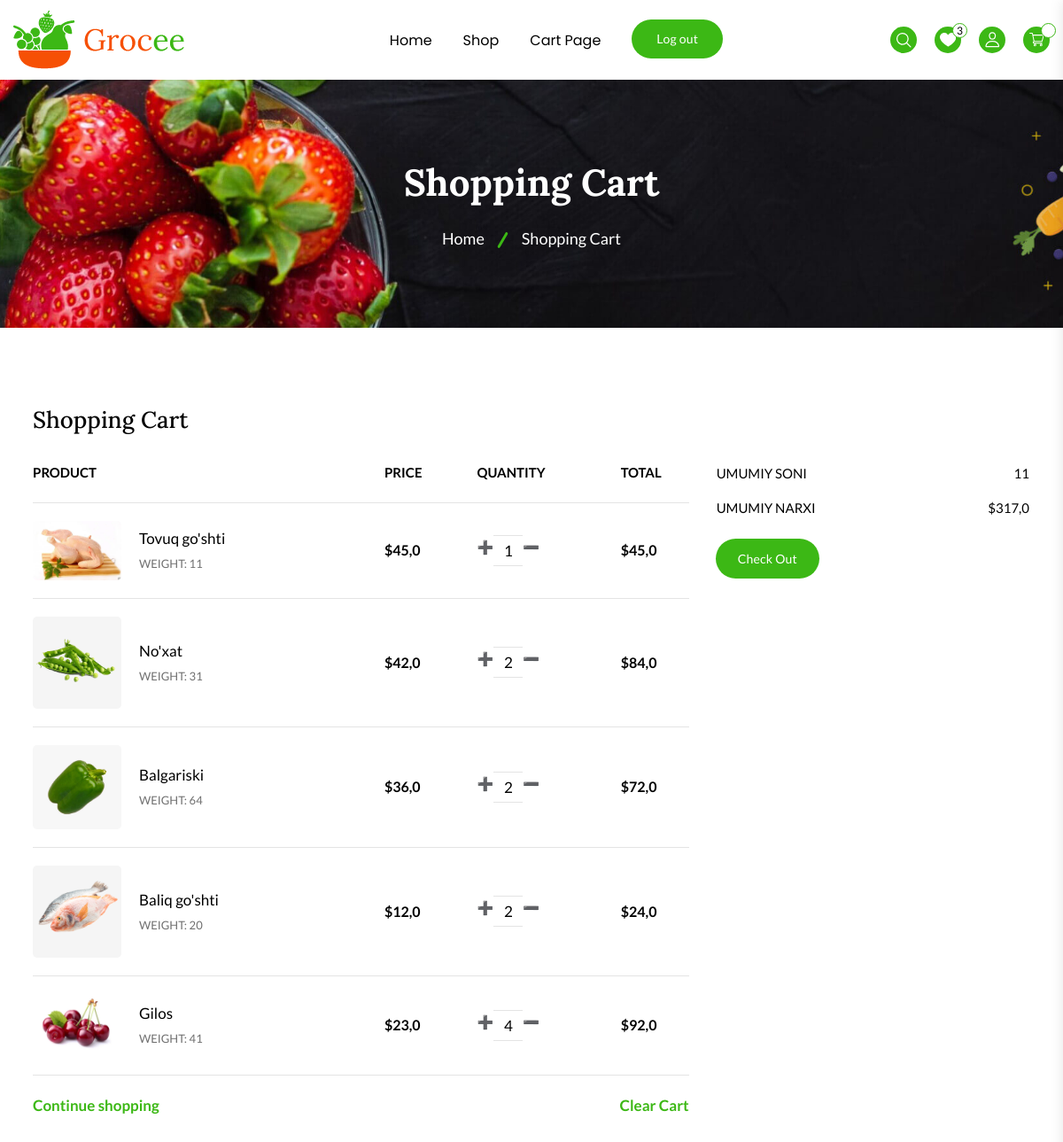
The page /cart/ (signed in, upper part) on the database as committed earlier.
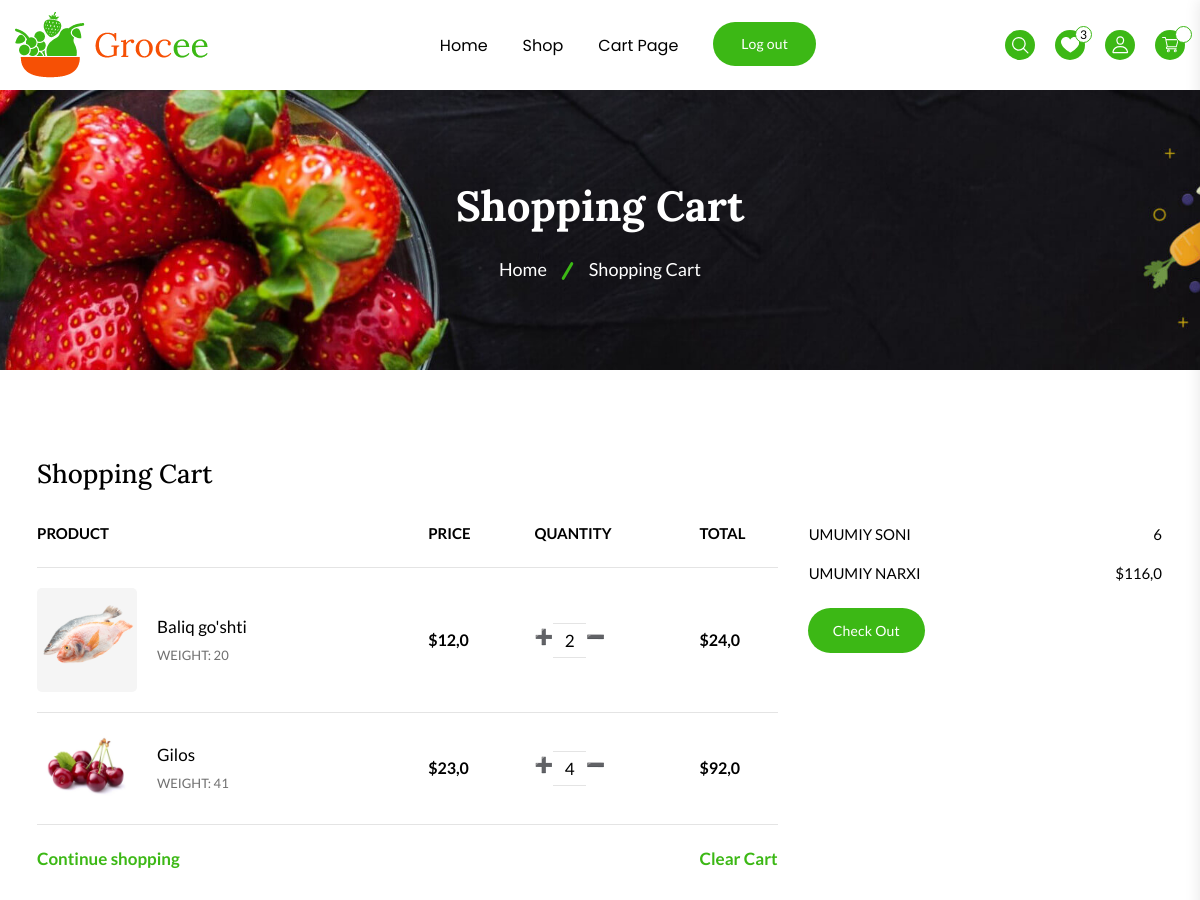
The same page on the database as committed later.
### shop/models.py (models this page shows, shortened)
class OrderProduct(models.Model):
    order = models.ForeignKey(Order, on_delete=models.SET_NULL, null=True)
    product = models.ForeignKey(Product, on_delete=models.SET_NULL, null=True)
    quantity = models.IntegerField(default=0, null=True, blank=True)
    added = models.DateTimeField(auto_now_add=True)
    @property
    def get_cart_price(self):
        total_price =self.quantity * self.product.price
        return total_price

class Product(models.Model):
    category = models.ForeignKey(Category, on_delete=models.CASCADE, verbose_name="Kategoriya")
    filter_choice = models.CharField(max_length=3, choices=FILTER_CHOICES, null=True)
    name = models.CharField(max_length=255, verbose_name="Nomi")
    description = models.TextField(blank=True, null=True)
    price = models.FloatField()
    discount = models.FloatField(null=True, blank=True)
    quantity = models.IntegerField(default=0)
    image = models.ImageField(upload_to='products/', verbose_name="Rasmi")
    slug = models.SlugField(null=True, blank=True)
    date_added = models.DateTimeField(default=timezone.now)

### shop/views.py (the view)
# urls.py: path('cart/', views.cart, name='cart'),
@login_required(login_url='login')
def cart(request):
    new_products = models.Product.objects.all()[::-1]
    cart_info = CartAuthenticationUser(request).get_cart_info()
    context = {
        'order_products': cart_info['order_products'],
        'cart_total_price': cart_info['cart_total_price'],
        'cart_total_quantity': cart_info['cart_total_quantity'],
        'new_products': new_products,
        'page_name': "Cart",
    }
    return render(request, 'shop/cart.html', context)

### shop/models.py (called while the page is built)
    def __str__(self):
        return self.name

    @property
    def get_cart_total_price(self):
        order_product = self.orderproduct_set.all()
        total_price = sum([product.get_cart_price for product in order_product])
        return total_price

    @property
    def get_cart_total_quantity(self):
        order_product = self.orderproduct_set.all()
        total_quantity = sum([product.quantity for product in order_product])
        return total_quantity

### shop/utils.py (called while the page is built)
    def get_cart_info(self):
        customer, created =Customer.objects.get_or_create(
            user=self.request.user
        )
        order, created = Order.objects.get_or_create(
            customer=customer
        )
        order_products = order.orderproduct_set.all()
        cart_total_price = order.get_cart_total_price
        cart_total_quantity = order.get_cart_total_quantity
        return{
            'order': order,
            'order_products': order_products,
            'cart_total_price': cart_total_price,
            'cart_total_quantity': cart_total_quantity
        }

### templates/shop/cart.html (shortened to what the changed rows need)
{% extends 'base.html' %}
{% load static %}
{% block main %}
<main class="main__content_wrapper">
    <section class="breadcrumb__section breadcrumb__bg">
        <div class="container">
            <div class="row row-cols-1">
                <div class="col">
                    <div class="breadcrumb__content text-center">
                        <h1 class="breadcrumb__content--title text-white mb-25">Shopping Cart</h1>
                    </div>
                </div>
            </div>
        </div>
    </section>
    <section class="cart__section section--padding">
        <div class="container-fluid">
            <div class="cart__section--inner">
                <form action="#">
                    <h2 class="cart__title mb-40">Shopping Cart</h2>
                    <div class="row">
                        <div class="col-lg-8">
                            <div class="cart__table">
                                <table class="cart__table--inner">
                                    <thead class="cart__table--header">
                                        <tr class="cart__table--header__items">
                                            <th class="cart__table--header__list">Product</th>
                                            <th class="cart__table--header__list">Price</th>
                                            <th class="cart__table--header__list">Quantity</th>
                                            <th class="cart__table--header__list">Total</th>
                                        </tr>
                                    </thead>
                                    <tbody class="cart__table--body">
                                        {% for order_product in order_products %}
                                        <tr class="cart__table--body__items">
                                            <td class="cart__table--body__list">
                                                <div class="cart__product d-flex align-items-center">
                                                    <div class="cart__thumbnail">
                                                        <a href="product-details.html"><img class="border-radius-5" src="{{ order_product.product.image.url }}" alt="cart-product"></a>
                                                    </div>
                                                    <div class="cart__content">
                                                        <h3 class="cart__content--title h4"><a href="product-details.html">{{order_product.product.name}}</a></h3>
                                                        <span class="cart__content--variant">WEIGHT: {{order_product.product.quantity}}</span>
                                                    </div>
                                                </div>
                                            </td>
                                            <td class="cart__table--body__list">
                                                <span class="cart__price">${{order_product.product.price}}</span>
                                            </td>
                                            <td class="cart__table--body__list">
                                                <div class="quantity__box">
                                                    <a href="{% url 'to_card' order_product.product.id 'add'  %} "style="text-decoration: none;"   >➕</a>
                                                    <label>
                                                        <input type="number" class="quantity__number quickview__value--number" value="{{ order_product.quantity }}" data-counter />
                                                    </label>
                                                    <a href="{% url 'to_card' order_product.product.id 'deleate'  %} "style="text-decoration: none;" >➖</a>
                                                </div>
                                            </td>
                                            <td class="cart__table--body__list">
                                                <span class="cart__price end">${{order_product.get_cart_price}}</span>
                                            </td>
                                        </tr>
                                        {% endfor %}
                                    </tbody>
                                </table>
                            </div>
                        </div>
                        <div class="col-lg-4">
                                <div class="cart__summary--total mb-20">
                                    <table class="cart__summary--total__table">
                                        <tbody>
                                            <tr class="cart__summary--total__list">
                                                <td class="">UMUMIY SONI</td>
                                                <td class="cart__summary--amount text-right">{{cart_total_quantity}}</td>
                                            </tr>
                                            <tr class="cart__summary--total__list">
                                                <td class="">UMUMIY NARXI</td>
                                                <td class="cart__summary--amount text-right">${{cart_total_price}}</td>
                                            </tr>
                                        </tbody>
                                    </table>
                                </div>
                            </div>
                        </div>
                    </div>
            </div>
    </section>
</main>
{% endblock main %}

Rows that differ between the two databases and show on the page:
removed OrderProduct: product.image (picture), product.name "Tovuq go'shti", product.quantity "11", product.price "45,0", quantity "1", get_cart_price "45,0"
removed OrderProduct: product.image (picture), product.name "No'xat", product.quantity "31", product.price "42,0", quantity "2", get_cart_price "84,0"
removed OrderProduct: product.image (picture), product.name "Balgariski", product.quantity "64", product.price "36,0", quantity "2", get_cart_price "72,0"
Other text that changed with them:
{{ cart_total_quantity }}: "11" → "6"
{{ cart_total_price }}: "317,0" → "116,0"
